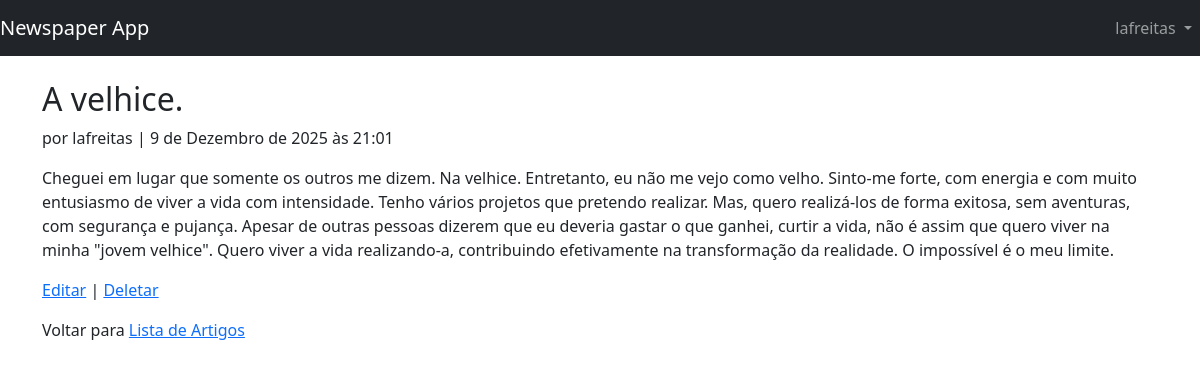
The page /articles/3/ (signed in) on the database as committed earlier.
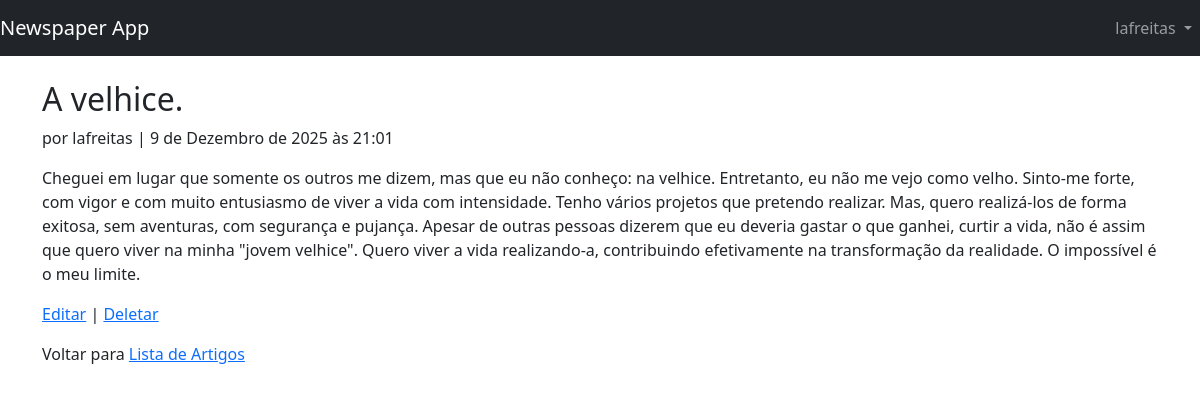
The same page on the database as committed later.
### articles/models.py (models this page shows)
class Article(models.Model):
    title = models.CharField(max_length=255)
    body = models.TextField()
    date = models.DateTimeField(auto_now_add=True)
    author = models.ForeignKey(
        get_user_model(),
        on_delete=models.CASCADE,
    )

### users/models.py (models this page shows)
class CustomUser(AbstractUser):
    age = models.PositiveIntegerField(null=True, blank=True)

### articles/views.py (the view)
# urls.py: path('<int:pk>/', ArticleDetailView.as_view(), name='article_detail'), # URL pattern for article detail view
class ArticleDetailView(LoginRequiredMixin, DetailView):
    model = Article
    template_name = 'article_detail.html' # specify your template name/location
    login_url = '/accounts/login/'  # redirect to login if not authenticated

### templates/article_detail.html
 {% extends "base.html" %}
{% block content %}
<div class="article-entry">
    <h2>{{ object.title }}</h2>
    <p> por {{ object.author }} | {{ object.date }}</p>
    <p>{{ object.body }}</p>
</div>
<p><a href="{% url 'article_edit' object.pk %}">Editar</a> |
<a href="{% url 'article_delete' object.pk %}">Deletar</a>
</p>
<p>Voltar para <a href="{% url 'article_list' %}">Lista de Artigos</a></p>
{% endblock content %}

Rows that differ between the two databases and show on the page:
changed Article "A velhice.": body "…somente os outros me dizem. Na velhice. Entretanto, eu não me vejo como velho. Sinto-me forte, com energia e com muito entusiasmo…" → "…somente os outros me dizem, mas que eu não conheço: na velhice. Entretanto, eu não me vejo como velho. Sinto-me forte, com vigor e com muito entusiasmo…"
